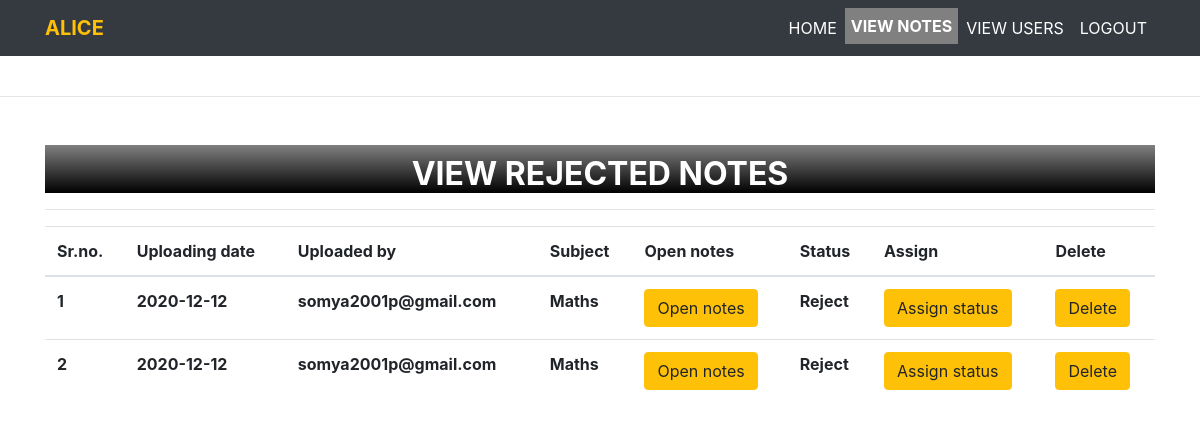
Page /rejected_notes/ (signed in) on the earlier database version.
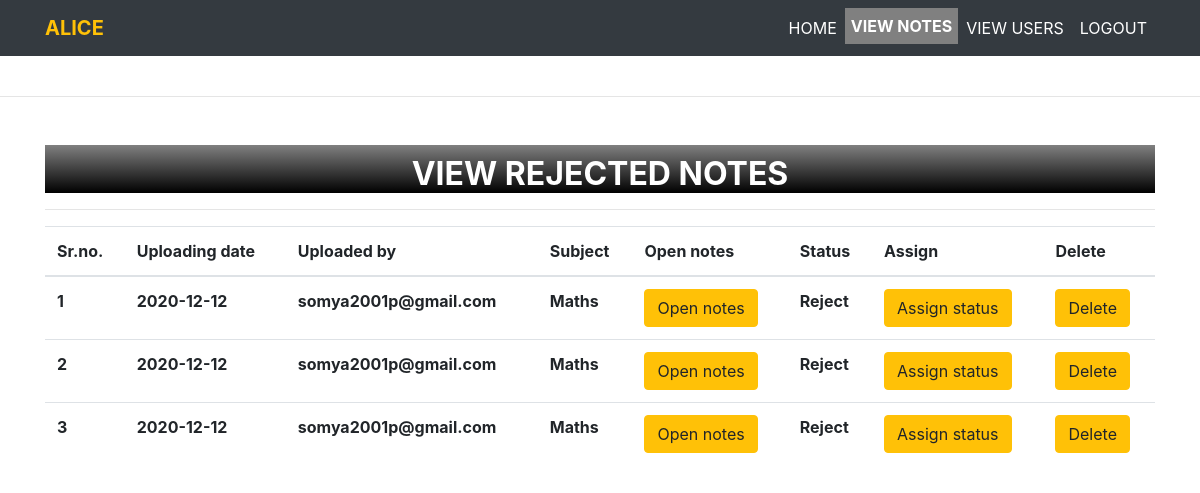
Same page on the later database version.
### notes/models.py (models this page shows, shortened)
class Notes(models.Model):
    user = models.ForeignKey(User,on_delete=models.CASCADE,null=True)
    uploadingdate = models.CharField(max_length=10,null=True)
    branch = models.CharField(max_length=30,null=True)
    subject = models.CharField(max_length=30,null=True)
    notesfile = models.FileField(null=True)
    filetype = models.CharField(max_length=30,null=True)
    description = models.CharField(max_length=300,null=True)
    status = models.CharField(max_length=30,null=True)

### notes/views.py (the view)
# urls.py: path('rejected_notes/', rejected_notes, name='rejected_notes'),
def rejected_notes(request):
    if not request.user.is_authenticated:
        return redirect('login_admin')
    notes = Notes.objects.filter(status="Reject")
    d = {'notes':notes}
    return render(request, 'rejected_notes.html',d)

### notes/templates/rejected_notes.html (shortened to what this page needs)
{% extends 'admin_nav.html' %}
{% load static %}
{% block body %}
<center>
<div class="container mt-5">
    <h2 class="doabout text-center"></i><b>VIEW REJECTED NOTES</b></h2>
    <hr>
    <table class="table table=bordered" id="example">
        <thead>
            <tr>
                <th>Sr.no.</th>
                <th>Uploading date</th>
                <th>Uploaded by</th>
                <th>Subject</th>
                <th>Open notes</th>
                <th>Status</th>
                <th>Assign</th>
                <th>Delete</th>
            </tr>
        </thead>
        <tbody>
            {% for i in notes %}
            <tr>
                <th>{{ forloop.counter }}</th>
                <th>{{ i.uploadingdate }}</th>
                <th>{{ i.user.username }}</th>
                <th>{{ i.subject }}</th>
                <th><a href="{{ i.notesfile.url }}" class="btn btn-warning">Open notes</a></th>
                <th>{{ i.status }}</th>
                <th><a href="{% url 'assign_status' i.id %}" class="btn btn-warning" >Assign status</a></th>
                <th><a href="{% url 'delete_notes' i.id %}" class="btn btn-warning" onclick="return confirm('Do you really want to delete notes?')">Delete</a></th>
            </tr>
            {% endfor %}
        </tbody>
    </table>
</div>
</center>
{% endblock %}

Differences in the rows shown:
now on this page (row edited): Notes: uploadingdate "2020-12-12", user.username "somya2001p@gmail.com", subject "Maths", status "Reject"
